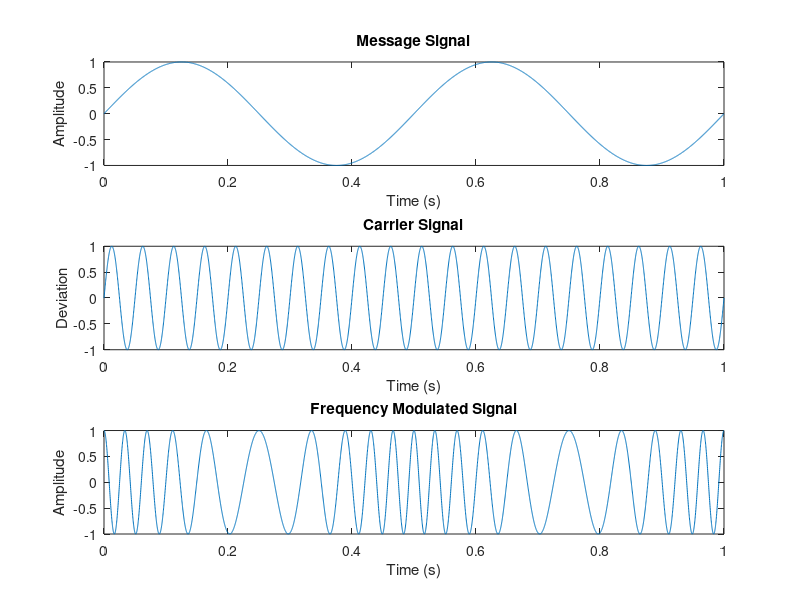

This figure's MATLAB source: (Note: this script raises an error after producing the figure.)
% Frequency Modulation (FM) Example


% Parameters
carrier_frequency = 20; % Carrier frequency in Hertz
message_frequency = 2; % Message signal frequency in Hertz
modulation_index = 5; % Modulation index

% Time settings
duration = 1; % Duration of the signal in seconds
sampling_frequency = 5000; % Sampling frequency in Hertz

% Generate time vector
t = linspace(0, duration, duration * sampling_frequency);

% Generate message signal (sine wave)
message_signal = sin(2 * pi * message_frequency * t);

% Generate phase deviation proportional to the message signal
carrier_signal = sin(2*pi*carrier_frequency*t);

% Generate frequency-modulated signal
fm_signal = cos(2 * pi * carrier_frequency * t + modulation_index * message_signal);

% Plot the signals
figure;

subplot(3, 1, 1);
plot(t, message_signal);
title('Message Signal');
xlabel('Time (s)');
ylabel('Amplitude');

subplot(3, 1, 2);
plot(t, carrier_signal);
title('Carrier Signal');
xlabel('Time (s)');
ylabel('Deviation');

subplot(3, 1, 3);
plot(t, fm_signal);
title('Frequency Modulated Signal');
xlabel('Time (s)');
ylabel('Amplitude');

% Display the plot
sgtitle('Frequency Modulation Example');
